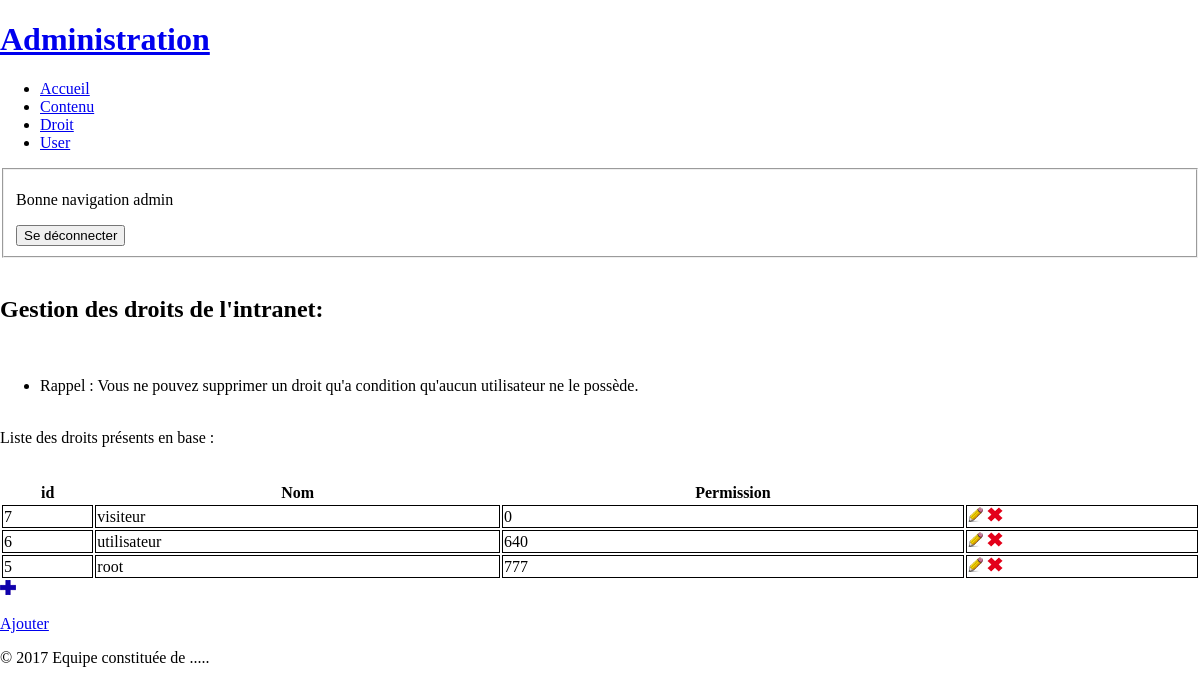
The page /intranet/index.php?p=droit (signed in) on the database its author committed.
### tables this page shows
CREATE TABLE `droit` (
  `id` int(11) NOT NULL,
  `nom` varchar(20) NOT NULL,
  `permission` int(11) NOT NULL
);

### intranet/index.php (called while the page is built, shortened)
<?php
    include_once('./controleur/index.php');
?>

### intranet/modele/sql/droitManager.php (called while the page is built, shortened)
<?php
	function getListDroit($db)
	{
		$droits = array();
		$q = $db->query('SELECT id,nom,permission FROM droit ORDER BY permission');
		while ($donnees = $q->fetch(PDO::FETCH_ASSOC))
		{
			$droits[] = $donnees;
		}
		return $droits;
	}
?>

### intranet/vue/droit.php (the view)
<section>
	<br />
	<h2 >Gestion des droits de l'intranet:</h2>
	<p> <br />
		<ul >
			<li>Rappel : Vous ne pouvez supprimer un droit qu'a condition qu'aucun utilisateur ne le possède.<br /><br /></li>
		</ul>
	</p>
	<?php
		require 'modele/sql/droitManager.php';
		require 'controleur/connexionBDD.php';
		$droits = getListDroit($db);
	?>
	<div class="gerer">
		<p>Liste des droits présents en base :<br /><br /></p>
		<table>
			<tr>
				<th>id</th>
				<th>Nom</th>
				<th>Permission</th>
				<th></th>
				</tr>
				<?php
					foreach($droits as $droit)
					{
				?>
				<tr>
					<td><?php echo $droit['id']; ?></td>
					<td><?php echo $droit['nom'] ?><br /></td>
					<td><?php echo $droit['permission']; ?><br /></td>
					<td>
						<a href="#"><img src="vue/images/modifier.png" alt="Bouton modifier" title="Modifier"/></a>
						<a href="#"><img src="vue/images/supprimer.png" alt="Bouton supprimer" title="Supprimer"/></a>
					</td>
				</tr>
				<?php
					}
				?>
		</table>
		<a href="#"><img src="vue/images/ajouter.png" alt="Bouton ajouter" title="Ajouter"/><p>Ajouter</p></a>
	</div>
</section>

### intranet/vue/css/style.css (style rules this page uses)
html, body { width:100%; padding:0; margin:0; }
body { font-family:"Times New Roman",Georgia,Serif; background: #fff; }
table { width: 100%; }
td { border: 1px solid black; }

### rows shown on the page
droit: id "7", nom "visiteur", permission "0"
droit: id "6", nom "utilisateur", permission "640"
droit: id "5", nom "root", permission "777"

### other values the page prints
$_SESSION['login'] "admin"
